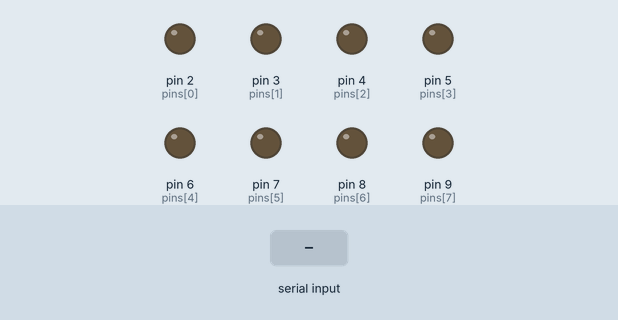
Recording of a sketch running on a simulated Arduino Nano, built with avr-gcc and run on an emulated ATmega328P. On the bench: output pins drawn as LEDs (lit = HIGH). Inputs (shaded band) come from the test bench.

Above: at 1.2 s.
1.3 s: byte 30 received over Serial
At 2.2 s:
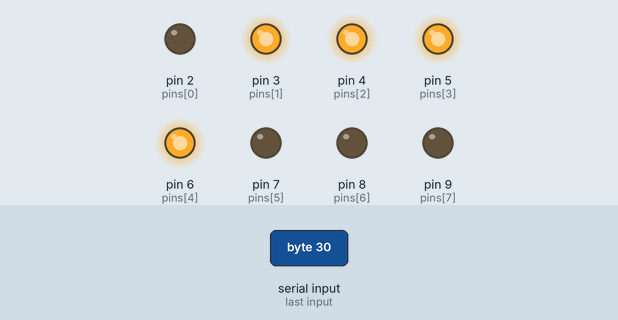
2.8 s: byte 90 received over Serial
At 3.3 s:
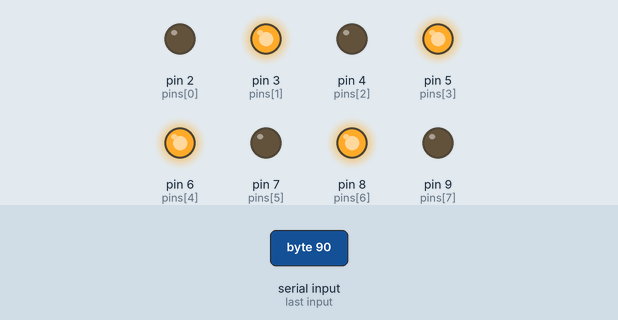
4.3 s: byte 120 received over Serial
At 5.7 s:
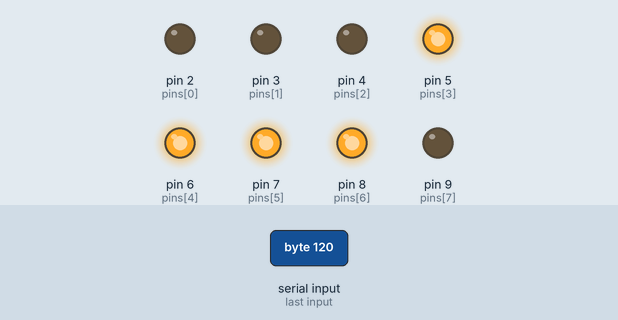
Timing chart, 0 to 7.3 s (numbered marks = the images above; inputs shaded):
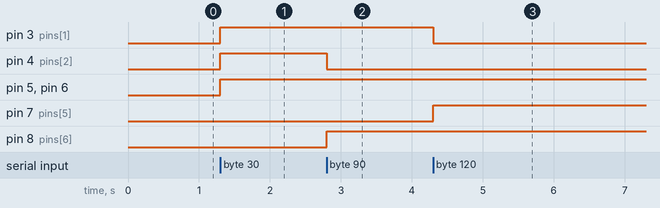

The sketch:

mame_tcp_leds.ino
```cpp
/*
TEST script to read a byte from serial port and write to a
custom array of digital pins.

This code was tested on an arduino nano
*/
int serialByte;
byte pins[] = {2, 3, 4, 5, 6, 7, 8, 9};

void setup(){
  Serial.begin(115200);
  for (int i = 0; i < 8; i++) {
    pinMode(pins[i],OUTPUT);
    digitalWrite(pins[i], LOW);
  }
}

void loop(){
  // TEST to check if the leds are mapped correctly
  /*
  for (int i = 0; i < 8; i++) {
     digitalWrite(pins[i], HIGH);
     delay(1000);
     digitalWrite(pins[i], LOW);
     delay(1000);
  }
  */
  if (Serial.available() > 0) {
    serialByte = Serial.read();
    for (int i = 0; i < 8; i++) {
      digitalWrite(pins[i], bitRead (serialByte, i));
    }
  }
}
```

Measured:
- after the input at 1.3 s, pin 3 (pins[1]), pin 4 (pins[2]), pin 5 (pins[3]), pin 6 (pins[4]): LOW → HIGH at once
- after the input at 2.8 s, pin 4 (pins[2]): HIGH → LOW at once; pin 8 (pins[6]): LOW → HIGH at once
- after the input at 4.3 s, pin 3 (pins[1]): HIGH → LOW at once; pin 7 (pins[5]): LOW → HIGH at once
